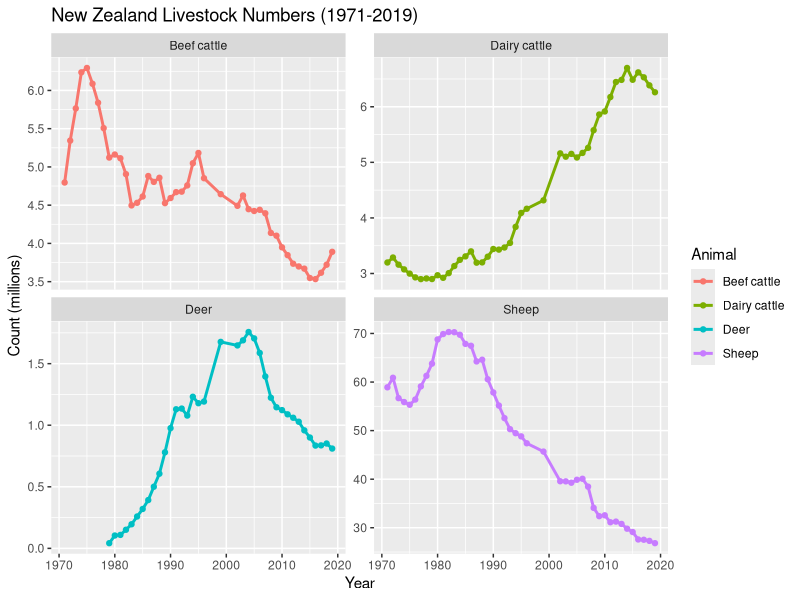

R code for this plot:
## ---- chunk 1
#| message: false
library(tidyverse)
## ---- chunk 2
livestock <- read_csv("livestock-numbers-clean-1971-2019.csv")
livestock
## ---- chunk 3
cat("Animals:", paste(unique(livestock$animal), collapse = ", "), "\n")
cat("Geography types:", paste(unique(livestock$geography_type), collapse = ", "), "\n")
## ---- chunk 4
livestock |>
  filter(geography_type == "New Zealand") |>
  summarise(
    `Min (millions)`  = round(min(count, na.rm = TRUE) / 1e6, 2),
    `Max (millions)`  = round(max(count, na.rm = TRUE) / 1e6, 2),
    `Mean (millions)` = round(mean(count, na.rm = TRUE) / 1e6, 2),
    .by = animal
  ) |>
  arrange(animal)
## ---- chunk 5
#| fig-width: 10
#| fig-height: 7
nz <- livestock |>
  filter(
    geography_type == "New Zealand",
    animal != "Total cattle",
    !is.na(count)
  ) |>
  mutate(count_millions = count / 1e6)

ggplot(nz, aes(x = year, y = count_millions, colour = animal)) +
  geom_line(linewidth = 1) +
  geom_point(size = 1.5) +
  facet_wrap(~animal, scales = "free_y", ncol = 2) +
  labs(
    title = "New Zealand Livestock Numbers (1971-2019)",
    x = "Year",
    y = "Count (millions)",
    colour = "Animal"
  )
